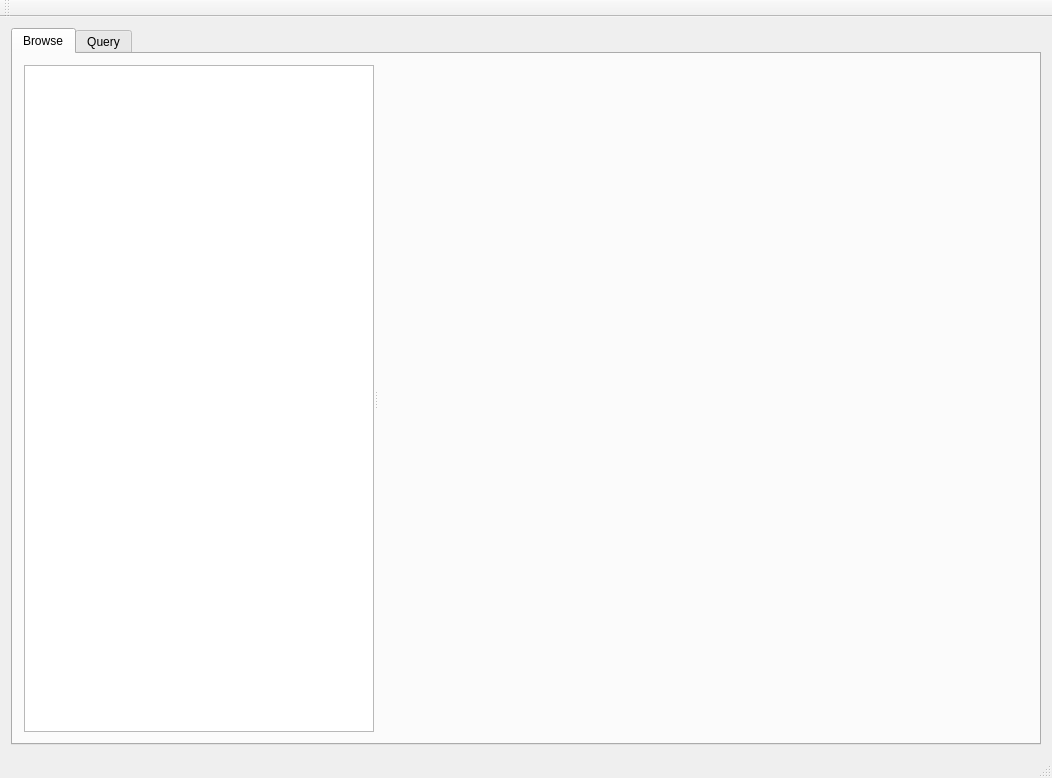
<?xml version="1.0" encoding="UTF-8"?>
<ui version="4.0">
 <class>MainWindow</class>
 <widget class="QMainWindow" name="MainWindow">
  <property name="geometry">
   <rect>
    <x>0</x>
    <y>0</y>
    <width>1046</width>
    <height>778</height>
   </rect>
  </property>
  <property name="windowTitle">
   <string>MainWindow</string>
  </property>
  <widget class="QWidget" name="centralWidget">
   <layout class="QVBoxLayout" name="verticalLayout_2">
    <item>
     <widget class="QTabWidget" name="contentTabWidget">
      <property name="currentIndex">
       <number>0</number>
      </property>
      <widget class="QWidget" name="browseTab">
       <attribute name="title">
        <string>Browse</string>
       </attribute>
       <layout class="QHBoxLayout" name="horizontalLayout_3">
        <item>
         <widget class="QSplitter" name="splitter">
          <property name="orientation">
           <enum>Qt::Horizontal</enum>
          </property>
          <widget class="QTreeView" name="browseTreeView">
           <property name="minimumSize">
            <size>
             <width>350</width>
             <height>0</height>
            </size>
           </property>
          </widget>
          <widget class="QWidget" name="browseDetails" native="true">
           <property name="minimumSize">
            <size>
             <width>650</width>
             <height>650</height>
            </size>
           </property>
           <layout class="QVBoxLayout" name="verticalLayout_5">
            <item>
             <layout class="QVBoxLayout" name="browseDetailsLayout"/>
            </item>
           </layout>
          </widget>
         </widget>
        </item>
       </layout>
      </widget>
      <widget class="QWidget" name="queryTab">
       <attribute name="title">
        <string>Query</string>
       </attribute>
       <layout class="QVBoxLayout" name="verticalLayout_3">
        <item>
         <widget class="QFrame" name="queryInputFrame">
          <property name="frameShape">
           <enum>QFrame::StyledPanel</enum>
          </property>
          <property name="frameShadow">
           <enum>QFrame::Raised</enum>
          </property>
          <layout class="QHBoxLayout" name="horizontalLayout_2">
           <item>
            <widget class="QLabel" name="label_2">
             <property name="text">
              <string>Key:</string>
             </property>
            </widget>
           </item>
           <item>
            <widget class="QLineEdit" name="queryInputLineEdit"/>
           </item>
           <item>
            <widget class="QPushButton" name="queryInputActionButton">
             <property name="text">
              <string>Query</string>
             </property>
            </widget>
           </item>
          </layout>
         </widget>
        </item>
        <item>
         <widget class="QFrame" name="queryResultsFrame">
          <property name="sizePolicy">
           <sizepolicy hsizetype="Preferred" vsizetype="Expanding">
            <horstretch>0</horstretch>
            <verstretch>0</verstretch>
           </sizepolicy>
          </property>
          <property name="frameShape">
           <enum>QFrame::StyledPanel</enum>
          </property>
          <property name="frameShadow">
           <enum>QFrame::Raised</enum>
          </property>
          <layout class="QVBoxLayout" name="verticalLayout_4">
           <item>
            <widget class="QSplitter" name="splitter_2">
             <property name="orientation">
              <enum>Qt::Horizontal</enum>
             </property>
             <widget class="QListView" name="queryResultsList"/>
             <widget class="QFrame" name="queryResultsHexViewFrame">
              <property name="minimumSize">
               <size>
                <width>625</width>
                <height>0</height>
               </size>
              </property>
              <property name="frameShape">
               <enum>QFrame::StyledPanel</enum>
              </property>
              <property name="frameShadow">
               <enum>QFrame::Raised</enum>
              </property>
             </widget>
            </widget>
           </item>
          </layout>
         </widget>
        </item>
        <item>
         <widget class="QFrame" name="frame_2">
          <property name="sizePolicy">
           <sizepolicy hsizetype="Preferred" vsizetype="Minimum">
            <horstretch>0</horstretch>
            <verstretch>0</verstretch>
           </sizepolicy>
          </property>
          <property name="frameShape">
           <enum>QFrame::StyledPanel</enum>
          </property>
          <property name="frameShadow">
           <enum>QFrame::Raised</enum>
          </property>
          <layout class="QHBoxLayout" name="horizontalLayout">
           <item>
            <spacer name="horizontalSpacer">
             <property name="orientation">
              <enum>Qt::Horizontal</enum>
             </property>
             <property name="sizeHint" stdset="0">
              <size>
               <width>510</width>
               <height>20</height>
              </size>
             </property>
            </spacer>
           </item>
           <item>
            <widget class="QPushButton" name="queryResultsSaveButton">
             <property name="text">
              <string>Save</string>
             </property>
            </widget>
           </item>
          </layout>
         </widget>
        </item>
       </layout>
      </widget>
     </widget>
    </item>
   </layout>
  </widget>
  <widget class="QMenuBar" name="menuBar">
   <property name="geometry">
    <rect>
     <x>0</x>
     <y>0</y>
     <width>1046</width>
     <height>23</height>
    </rect>
   </property>
  </widget>
  <widget class="QToolBar" name="mainToolBar">
   <attribute name="toolBarArea">
    <enum>TopToolBarArea</enum>
   </attribute>
   <attribute name="toolBarBreak">
    <bool>false</bool>
   </attribute>
  </widget>
  <widget class="QStatusBar" name="statusBar"/>
  <action name="actionQuit">
   <property name="text">
    <string>Quit</string>
   </property>
  </action>
 </widget>
 <layoutdefault spacing="6" margin="11"/>
 <resources/>
 <connections/>
</ui>
